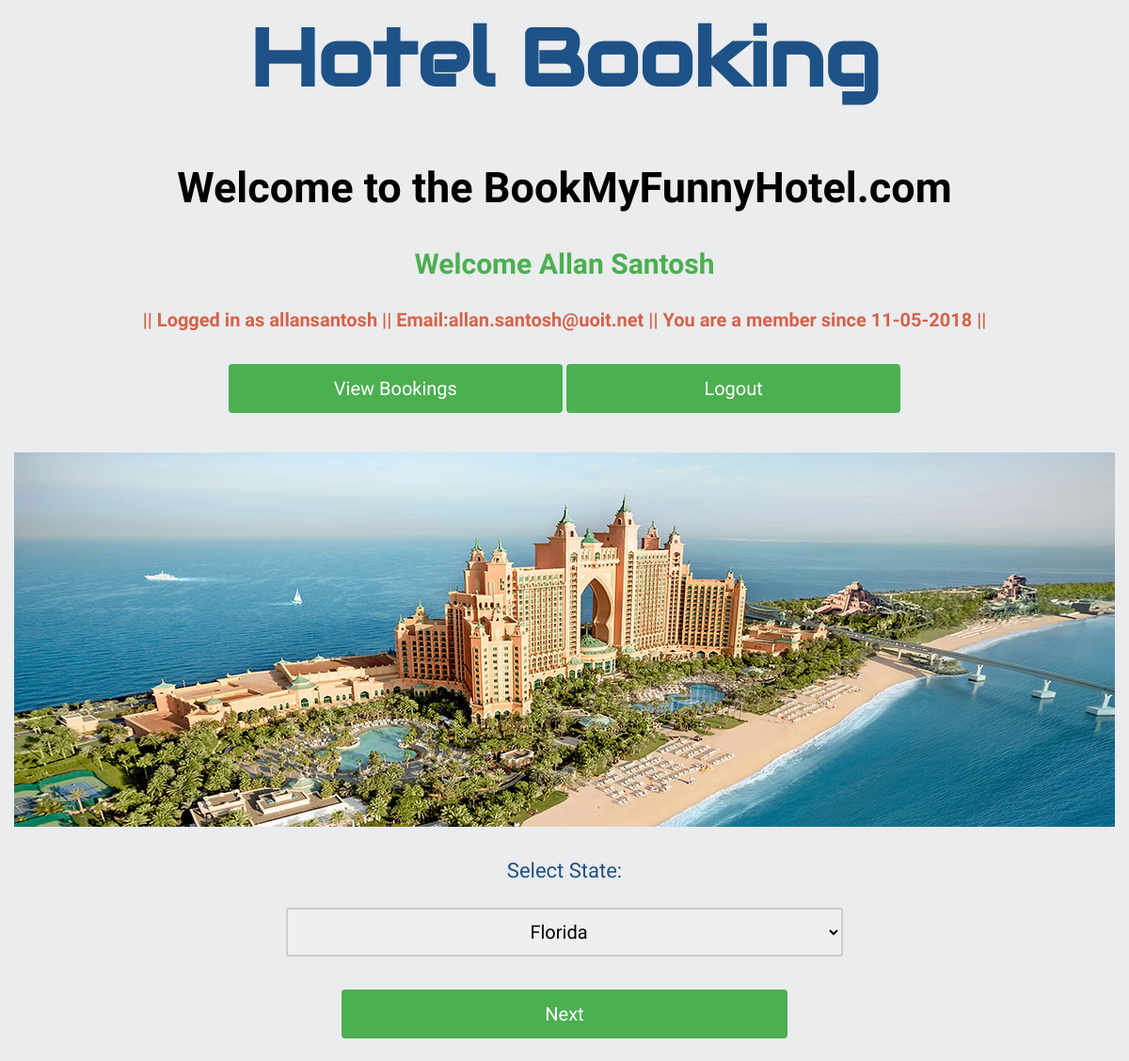
Page /Hotel_Booking/index.php (signed in) on the committed database.
### tables this page shows
CREATE TABLE `users` (
  `id` int(11) NOT NULL,
  `firstname` varchar(55) NOT NULL,
  `lastname` varchar(55) NOT NULL,
  `signupdate` date NOT NULL,
  `username` varchar(55) NOT NULL,
  `password` varchar(55) NOT NULL,
  `email` varchar(55) NOT NULL
);

### Hotel_Booking/index.php (the view, shortened to what this page needs)
<html>
<?php
require 'config.php';
 ?>
 <body id='body'>
  <h1>Hotel Booking</h1>
    <h2>Welcome to the BookMyFunnyHotel.com</h2>
    <?php
		if(!isset($_SESSION["sess_user"])){
		$_SESSION['redirecturl'] = $_SERVER['REQUEST_URI'];
    echo "<a href='login.php'><button id='login'>Have an account? Login Now</button></a>";
		} else {
    $sqlinfo = "SELECT firstname, lastname, signupdate, username, email FROM users WHERE id ='".$_SESSION['guestid']."'";
    $resultinfo = $conn->query($sqlinfo);
    if ($resultinfo->num_rows > 0) {
        while($row = $resultinfo->fetch_assoc()) {
          echo "<h3>Welcome ".$row['firstname']." ".$row['lastname']."</h3>";
          echo "<h4>|| Logged in as ".$row['username']." || Email:".$row['email']." || You are a member since ".date("m-d-Y", strtotime($row['signupdate']))." ||</h4>";
					echo "<a href='viewbookings.php'><button id='viewbookings'>View Bookings</button></a>";
					echo "<a href='logout.php'><button id='logout'>Logout</button></a>";
			  }
}}
     ?>
<p style='text-align:center'><br><img src="hotel.jpg" style="width:1170px;height:398px"></img></p><br>
  <form name='province_select_form' method='post'>
    <label>Select State: </label><br><br>
    <select name='province' id='province'>
      <?php
      $sql = "SELECT id,name FROM states;";
      $result = $conn->query($sql);
      if ($result->num_rows > 0) {
        while($row = $result->fetch_assoc()) {
      echo "<option value=". $row["id"].">" . $row['name'] . "</option>";
    }
  } else {
    echo "0 results";
  }
  ?>
</select><br><br>
<input type='submit' name='getprovinceid' value='Next'></input>
</form>
</body>
</html>

### Hotel_Booking/style.css (style rules this page uses)
h1 { text-align: center; font-family: 'Audiowide';font-size: 85px; color:#1E5286; }
h2 { text-align: center; font-family: 'Aldrich';font-size: 45px; }
h3 { text-align: center; color:#4CAF50; font-weight: bolder; font-family: 'Aldrich';font-size: 30px; }
h4 { text-align: center; color: #D5634A; font-family: 'Aldrich';font-size: 20px; }
label { font-family: 'Graduate';font-size: 22px; color:#1E5286; }
input[type=submit] { width: 40%; background-color: #4CAF50; color: white; padding: 14px 20px; margin: 8px auto; border: none; border-radius: 4px; cursor: pointer; font-family: 'Bungee';font-size: 20px; }
input[type=date], select { width: 50%; padding: 11px 19px; margin: 9px auto; display: inline-block; border: 2px solid #ccc; border-radius: 3px; box-sizing: border-box; text-align: center; font-size: 20px; font-family: 'Glegoo'; }
#body { text-align: center; background-color: #EAECEE; }
#register, #login, #logout, #viewbookings, #searchhotel { width: 30%; background-color: #4CAF50; color: white; padding: 14px 20px; margin: 8px auto; border: none; border-radius: 4px; cursor: pointer; font-family: 'Bungee';font-size: 20px; }

### rows in the picture
users: firstname "Allan", lastname "Santosh", username "allansantosh", email "allan.santosh@uoit.net", signupdate "11-05-2018"

### other values in the picture
form field province "Florida"
